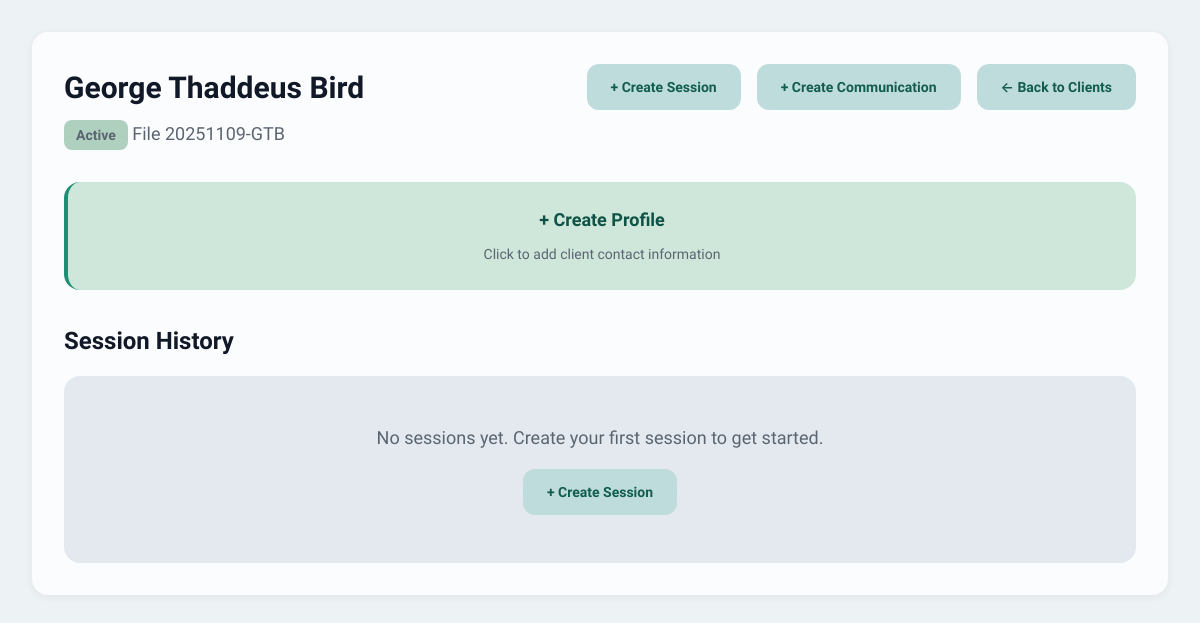
The app's page /client/2, older data.
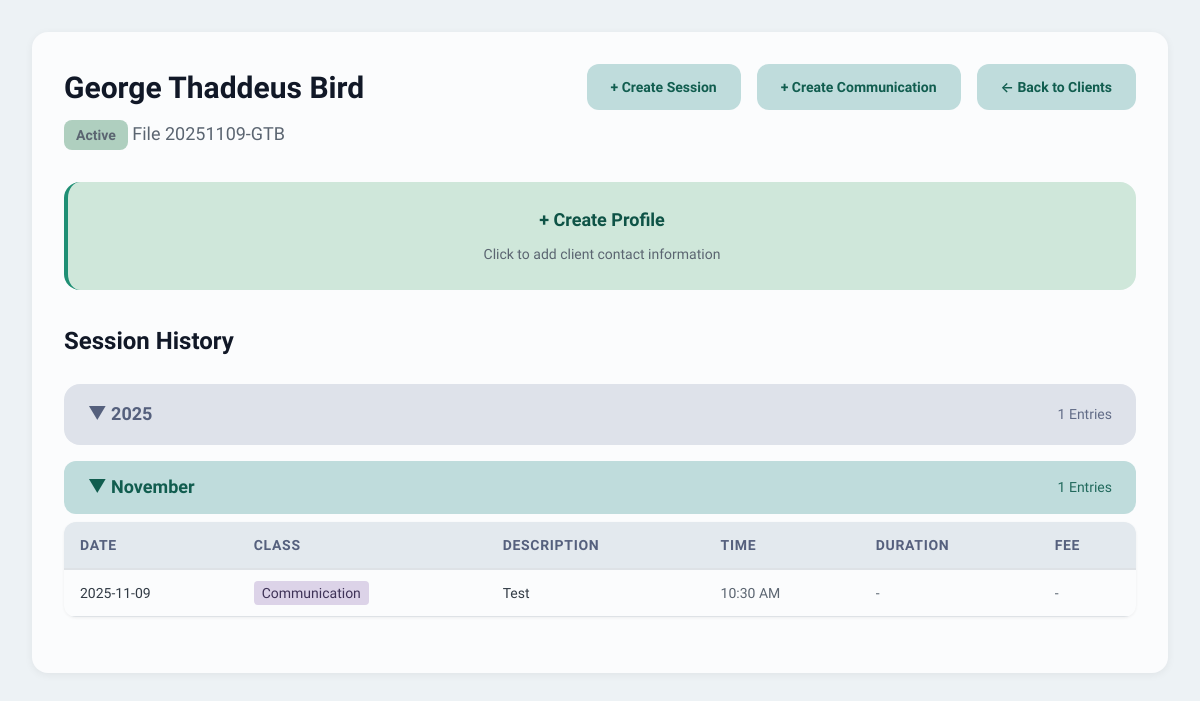
The same page, newer data.
### tables this page shows
CREATE TABLE clients (
                id INTEGER PRIMARY KEY AUTOINCREMENT,
                file_number TEXT UNIQUE NOT NULL,
                first_name TEXT NOT NULL,
                middle_name TEXT,
                last_name TEXT NOT NULL,
                type_id INTEGER NOT NULL,
                created_at INTEGER NOT NULL,
                modified_at INTEGER NOT NULL,
                is_deleted INTEGER DEFAULT 0,
                FOREIGN KEY (type_id) REFERENCES client_types(id)
            );

CREATE TABLE client_types (
                id INTEGER PRIMARY KEY AUTOINCREMENT,
                name TEXT UNIQUE NOT NULL,
                color TEXT NOT NULL,
                code TEXT,
                file_number_style TEXT NOT NULL,
                file_number_prefix TEXT,
                file_number_suffix TEXT,
                file_number_counter INTEGER DEFAULT 0,
                session_fee REAL,
                session_duration INTEGER,
                retention_period INTEGER,
                is_system INTEGER DEFAULT 0,
                created_at INTEGER NOT NULL,
                modified_at INTEGER NOT NULL
            );

CREATE TABLE entries (
                id INTEGER PRIMARY KEY AUTOINCREMENT,
                client_id INTEGER NOT NULL,
                class TEXT NOT NULL,
                created_at INTEGER NOT NULL,
                modified_at INTEGER NOT NULL,
                
                -- Common fields
                description TEXT,
                content TEXT,
                
                -- Profile-specific fields
                email TEXT,
                phone TEXT,
                home_phone TEXT,
                work_phone TEXT,
                text_number TEXT,
                address TEXT,
                date_of_birth TEXT,
                preferred_contact TEXT,
                ok_to_leave_message TEXT,
                emergency_contact_name TEXT,
                emergency_contact_phone TEXT,
                emergency_contact_relationship TEXT,
                referral_source TEXT,
                additional_info TEXT,
                
                -- Session-specific fields
                modality TEXT,
                format TEXT,
                session_number INTEGER,
                service TEXT,
                session_date INTEGER,
                session_time TEXT,
                duration INTEGER,
                fee REAL,
                is_consultation INTEGER DEFAULT 0,
                mood TEXT,
                affect TEXT,
                risk_assessment TEXT,
                
                -- Communication-specific fields
                comm_recipient TEXT,
                comm_type TEXT,
                
                -- Statement-specific fields
                statement_total REAL,
                payment_status TEXT,
                payment_notes TEXT,
                date_sent INTEGER,
                date_paid INTEGER,
                is_void INTEGER DEFAULT 0,
                
                -- Edit tracking
                edit_history TEXT,
                locked INTEGER DEFAULT 0,
                locked_at INTEGER, comm_date INTEGER, comm_time TEXT,
                
                FOREIGN KEY (client_id) REFERENCES clients(id)
            );

### web/app.py (the view)
@app.route('/client/<int:client_id>')
def client_file(client_id):
    client = db.get_client(client_id)
    if not client:
        return "Client not found", 404
    client['type'] = db.get_client_type(client['type_id'])
    profile_entry = db.get_profile_entry(client_id)
    all_entries = db.get_client_entries(client_id)
    session_entries = [e for e in all_entries if e['class'] == 'session']
    session_count = sum(1 for e in session_entries if not e.get('is_consultation'))
    consultation_count = sum(1 for e in session_entries if e.get('is_consultation'))
    from collections import defaultdict
    from datetime import datetime
    now = datetime.now()
    current_year = now.year
    current_month = now.month
    year_dict = defaultdict(lambda: defaultdict(list))
    for entry in all_entries:
        date_field = None
        if entry['class'] == 'session' and entry.get('session_date'):
            date_field = entry['session_date']
        elif entry['class'] == 'communication' and entry.get('comm_date'):
            date_field = entry['comm_date']
        if date_field:
            entry_date = datetime.fromtimestamp(date_field)
            year = entry_date.year
            month = entry_date.month
            year_dict[year][month].append(entry)
    entries_by_year = []
    for year in sorted(year_dict.keys(), reverse=True):  # Most recent year first
        months = []
        year_total = 0
        for month in sorted(year_dict[year].keys(), reverse=True):  # Most recent month first
            def get_entry_date(e):
                if e['class'] == 'session':
                    return e.get('session_date', 0)
                elif e['class'] == 'communication':
                    return e.get('comm_date', 0)
                return 0
            month_entries = sorted(year_dict[year][month],
                                 key=get_entry_date,
                                 reverse=True)
            month_name = datetime(year, month, 1).strftime('%B')
            months.append({
                'month_num': month,
                'month_name': month_name,
                'entries': month_entries,
                'is_current': (year == current_year and month == current_month)
            })
            year_total += len(month_entries)
        entries_by_year.append({
            'year': year,
            'months': months,
            'total': year_total,
            'is_current': (year == current_year)
        })
    return render_template('client_file.html',
                         client=client,
                         profile_entry=profile_entry,
                         entries_by_year=entries_by_year,
                         session_count=session_count,
                         consultation_count=consultation_count)

### web/templates/client_file.html (shortened to what this page needs)
{% extends "base.html" %}
{% block content %}
<div class="card">
    <div style="display: flex; justify-content: space-between; align-items: start; margin-bottom: 2rem;">
        <div>
            <h2 style="color: #111827; margin-bottom: 0.5rem;">{{ client.first_name }} {{ client.middle_name }} {{ client.last_name }}</h2>
            <p style="color: #5B6571;">
                <span class="type-badge" style="background-color: {{ client.type.color }}">
                    {{ client.type.name }}
                </span>
                File {{ client.file_number }}
            </p>
        </div>
        <div style="display: flex; gap: 1rem;">
            <a href="{{ url_for('create_session', client_id=client.id) }}" class="btn">+ Create Session</a>
            <a href="{{ url_for('create_communication', client_id=client.id) }}" class="btn">+ Create Communication</a>
            <a href="{{ url_for('index') }}" class="btn">← Back to Clients</a>
        </div>
    </div>
    {% if profile_entry %}
    <div class="profile-entry" onclick="window.location.href='{{ url_for('edit_profile', client_id=client.id) }}'">
        <div style="display: flex; justify-content: space-between; align-items: start; margin-bottom: 0.5rem;">
            <strong style="font-size: 1.125rem; color: #0E5346;">Profile</strong>
        </div>
        {% if profile_entry.email %}
        <p style="font-size: 0.875rem; color: #323B45; margin: 0.25rem 0;">
            📧 <a href="mailto:{{ profile_entry.email }}"
                  style="color: #323B45; text-decoration: {% if profile_entry.preferred_contact == 'email' %}underline{% else %}none{% endif %};"
                  onclick="event.stopPropagation();">{{ profile_entry.email }}</a>
        </p>
        {% endif %}
        {% if profile_entry.phone or profile_entry.home_phone or profile_entry.work_phone %}
        <p style="font-size: 0.875rem; color: #323B45; margin: 0.25rem 0;">
            {% set display_phone = '' %}
            {% set link_type = 'tel' %}
            {% set is_preferred = false %}
            {% if profile_entry.preferred_contact == 'call_cell' %}
                {% set display_phone = profile_entry.phone %}
                {% set link_type = 'tel' %}
                {% set is_preferred = true %}
            {% elif profile_entry.preferred_contact == 'call_home' %}
                {% set display_phone = profile_entry.home_phone %}
                {% set link_type = 'tel' %}
                {% set is_preferred = true %}
            {% elif profile_entry.preferred_contact == 'call_work' %}
                {% set display_phone = profile_entry.work_phone %}
                {% set link_type = 'tel' %}
                {% set is_preferred = true %}
            {% elif profile_entry.preferred_contact == 'text' %}
                {% if profile_entry.text_number == 'cell' %}
                    {% set display_phone = profile_entry.phone %}
                {% elif profile_entry.text_number == 'home' %}
                    {% set display_phone = profile_entry.home_phone %}
                {% elif profile_entry.text_number == 'work' %}
                    {% set display_phone = profile_entry.work_phone %}
                {% else %}
                    {% set display_phone = profile_entry.phone %}
                {% endif %}
                {% set link_type = 'sms' %}
                {% set is_preferred = true %}
            {% else %}
                {% set display_phone = profile_entry.phone or profile_entry.home_phone or profile_entry.work_phone %}
                {% set link_type = 'tel' %}
            {% endif %}
            {% if display_phone %}
                {% if link_type == 'tel' %}📞{% else %}💬{% endif %}
                <a href="{{ link_type }}:{{ display_phone }}"
                   style="color: #323B45; text-decoration: {% if is_preferred %}underline{% else %}none{% endif %};"
                   onclick="event.stopPropagation();">{{ display_phone }}</a>
                {% if profile_entry.ok_to_leave_message == 'no' %} ⚠️{% endif %}
            {% endif %}
        </p>
        {% endif %}
        <small style="color: #5B6571;">Created: {{ profile_entry.created_at|timestamp_to_date }}</small>
    </div>
    {% else %}
    <div class="profile-entry" onclick="window.location.href='{{ url_for('edit_profile', client_id=client.id) }}'" style="text-align: center;">
        <strong style="font-size: 1.125rem; color: #0E5346;">+ Create Profile</strong>
        <p style="font-size: 0.875rem; color: #5B6571; margin-top: 0.5rem;">Click to add client contact information</p>
    </div>
    {% endif %}
    <h3 style="color: #111827; margin-bottom: 1rem;">Session History
    </h3>
    {% if entries_by_year %}
    <div style="margin-top: 1.5rem;">
        {% for year_group in entries_by_year %}
        <div class="year-section" style="margin-bottom: 1.5rem;">
            <div class="year-header" onclick="toggleYear('year-{{ year_group.year }}')">
                <span style="font-size: 1.125rem; font-weight: 600;">
                    <span id="year-{{ year_group.year }}-icon">{{ '▼' if year_group.is_current else '▶' }}</span>
                    {{ year_group.year }}
                </span>
                <span style="font-size: 0.875rem; opacity: 0.9;">{{ year_group.total }} Entries</span>
            </div>
            <div id="year-{{ year_group.year }}-content"
                 style="{% if not year_group.is_current %}display: none;{% endif %}">
                {% for month_group in year_group.months %}
                <div class="month-section" style="margin-top: 1rem;">
                    <div class="month-header"
                         onclick="toggleMonth('month-{{ year_group.year }}-{{ month_group.month_num }}')">
                        <span style="font-weight: 600;">
                            <span id="month-{{ year_group.year }}-{{ month_group.month_num }}-icon">{{ '▼' if month_group.is_current else '▶' }}</span>
                            {{ month_group.month_name }}
                        </span>
                        <span style="font-size: 0.875rem; opacity: 0.9;">{{ month_group.entries|length }} Entries</span>
                    </div>
                    <div id="month-{{ year_group.year }}-{{ month_group.month_num }}-content"
                         style="{% if not month_group.is_current %}display: none;{% endif %} margin-top: 0.5rem;">
                        <table>
                            <thead>
                                <tr>
                                    <th>Date</th>
                                    <th>Class</th>
                                    <th>Description</th>
                                    <th>Time</th>
                                    <th>Duration</th>
                                    <th>Fee</th>
                                </tr>
                            </thead>
                            <tbody>
                                {% for entry in month_group.entries %}
                                <tr onclick="window.location.href='{% if entry.class == 'session' %}{{ url_for('edit_session', client_id=client.id, entry_id=entry.id) }}{% elif entry.class == 'communication' %}{{ url_for('edit_communication', client_id=client.id, entry_id=entry.id) }}{% endif %}'">
                                    <td>
                                        {% if entry.class == 'session' %}
                                            {{ entry.session_date|timestamp_to_date }}
                                        {% elif entry.class == 'communication' %}
                                            {{ entry.comm_date|timestamp_to_date }}
                                        {% endif %}
                                    </td>
                                    <td>
                                        {% if entry.class == 'session' %}
                                            <span class="session-badge {% if entry.is_consultation %}consultation{% else %}session{% endif %}">
                                                {% if entry.is_consultation %}Consultation{% else %}Session{% endif %}
                                            </span>
                                        {% elif entry.class == 'communication' %}
                                            <span class="session-badge" style="background: #DCD3E8; color: #3F3358;">
                                                Communication
                                            </span>
                                        {% endif %}
                                    </td>
                                    <td>{{ entry.description }}</td>
                                    <td style="color: #5B6571;">
                                        {% if entry.class == 'session' %}
                                            {{ entry.session_time or '-' }}
                                        {% elif entry.class == 'communication' %}
                                            {{ entry.comm_time or '-' }}
                                        {% endif %}
                                    </td>
                                    <td style="color: #5B6571;">
                                        {% if entry.class == 'session' %}
                                            {{ entry.duration or '-' }} min
                                        {% else %}
                                            -
                                        {% endif %}
                                    </td>
                                    <td style="color: #5B6571;">
                                        {% if entry.class == 'session' and entry.fee %}
                                            ${{ "%.2f"|format(entry.fee) }}
                                        {% else %}
                                            -
                                        {% endif %}
                                    </td>
                                </tr>
                                {% endfor %}
                            </tbody>
                        </table>
                    </div>
                </div>
                {% endfor %}
            </div>
        </div>
        {% endfor %}
    </div>
    {% else %}
    <div class="empty-state">
        <p style="color: #5B6571; margin-bottom: 1rem;">No sessions yet. Create your first session to get started.</p>
        <a href="{{ url_for('create_session', client_id=client.id) }}" class="btn">+ Create Session</a>
    </div>
    {% endif %}
</div>
{% endblock %}

### web/templates/base.html (shortened to what this page needs)
<!DOCTYPE html>
<html lang="en">
<head>
</head>
<body>
    <main>
        {% block content %}{% endblock %}
    </main>
</body>
</html>

Row changes from the older to the newer data that the page shows:
added entries: comm_date "2025-11-09", class "Communication", description "Test", comm_time "10:30 AM"
Text that changed along with them:
new list line: "▼ 2025 1 Entries ▼ November 1 Entries DATE CLASS DESCRIPTION TIME DURATION FEE"
text no longer shown: "No sessions yet. Create your first session to get started. + Create Session"
